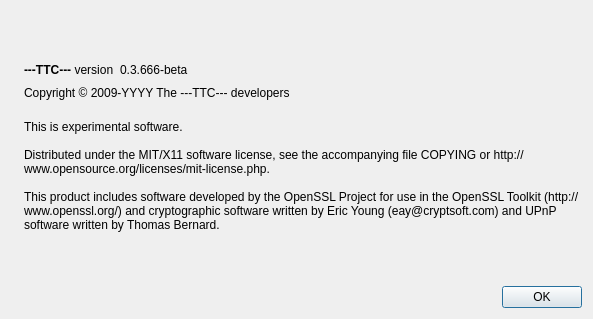
<?xml version="1.0" encoding="UTF-8"?>
<ui version="4.0">
 <class>AboutDialog</class>
 <widget class="QDialog" name="AboutDialog">
  <property name="geometry">
   <rect>
    <x>0</x>
    <y>0</y>
    <width>593</width>
    <height>319</height>
   </rect>
  </property>
  <property name="windowTitle">
   <string>About Bitcoin</string>
  </property>
  <layout class="QHBoxLayout" name="horizontalLayout_2">
   <item>
    <widget class="QLabel" name="label_4">
     <property name="sizePolicy">
      <sizepolicy hsizetype="Preferred" vsizetype="Ignored">
       <horstretch>0</horstretch>
       <verstretch>0</verstretch>
      </sizepolicy>
     </property>
     <property name="pixmap">
      <pixmap resource="../bitcoin.qrc">:/images/about</pixmap>
     </property>
    </widget>
   </item>
   <item>
    <layout class="QVBoxLayout" name="verticalLayout_2">
     <item>
      <spacer name="verticalSpacer_2">
       <property name="orientation">
        <enum>Qt::Vertical</enum>
       </property>
       <property name="sizeHint" stdset="0">
        <size>
         <width>20</width>
         <height>40</height>
        </size>
       </property>
      </spacer>
     </item>
     <item>
      <layout class="QHBoxLayout" name="horizontalLayout">
       <item>
        <widget class="QLabel" name="label">
         <property name="cursor">
          <cursorShape>IBeamCursor</cursorShape>
         </property>
         <property name="text">
          <string>&lt;html&gt;&lt;head/&gt;&lt;body&gt;&lt;p&gt;&lt;span style=&quot; font-weight:600;&quot;&gt;---TTC---&lt;/span&gt; version&lt;/p&gt;&lt;/body&gt;&lt;/html&gt;</string>
         </property>
         <property name="textInteractionFlags">
          <set>Qt::LinksAccessibleByMouse|Qt::TextSelectableByKeyboard|Qt::TextSelectableByMouse</set>
         </property>
        </widget>
       </item>
       <item>
        <widget class="QLabel" name="versionLabel">
         <property name="cursor">
          <cursorShape>IBeamCursor</cursorShape>
         </property>
         <property name="text">
          <string notr="true">0.3.666-beta</string>
         </property>
         <property name="textInteractionFlags">
          <set>Qt::LinksAccessibleByMouse|Qt::TextSelectableByKeyboard|Qt::TextSelectableByMouse</set>
         </property>
        </widget>
       </item>
       <item>
        <spacer name="horizontalSpacer">
         <property name="orientation">
          <enum>Qt::Horizontal</enum>
         </property>
         <property name="sizeHint" stdset="0">
          <size>
           <width>40</width>
           <height>20</height>
          </size>
         </property>
        </spacer>
       </item>
      </layout>
     </item>
     <item>
      <widget class="QLabel" name="copyrightLabel">
       <property name="cursor">
        <cursorShape>IBeamCursor</cursorShape>
       </property>
       <property name="text">
        <string notr="true">Copyright &amp;copy; 2009-YYYY The ---TTC--- developers</string>
       </property>
       <property name="textFormat">
        <enum>Qt::RichText</enum>
       </property>
       <property name="textInteractionFlags">
        <set>Qt::LinksAccessibleByMouse|Qt::TextSelectableByKeyboard|Qt::TextSelectableByMouse</set>
       </property>
      </widget>
     </item>
     <item>
      <widget class="QLabel" name="label_2">
       <property name="cursor">
        <cursorShape>IBeamCursor</cursorShape>
       </property>
       <property name="text">
        <string>
This is experimental software.

Distributed under the MIT/X11 software license, see the accompanying file COPYING or http://www.opensource.org/licenses/mit-license.php.

This product includes software developed by the OpenSSL Project for use in the OpenSSL Toolkit (http://www.openssl.org/) and cryptographic software written by Eric Young (eay@cryptsoft.com) and UPnP software written by Thomas Bernard.</string>
       </property>
       <property name="wordWrap">
        <bool>true</bool>
       </property>
       <property name="textInteractionFlags">
        <set>Qt::LinksAccessibleByMouse|Qt::TextSelectableByKeyboard|Qt::TextSelectableByMouse</set>
       </property>
      </widget>
     </item>
     <item>
      <spacer name="verticalSpacer">
       <property name="orientation">
        <enum>Qt::Vertical</enum>
       </property>
       <property name="sizeHint" stdset="0">
        <size>
         <width>20</width>
         <height>40</height>
        </size>
       </property>
      </spacer>
     </item>
     <item>
      <widget class="QDialogButtonBox" name="buttonBox">
       <property name="orientation">
        <enum>Qt::Horizontal</enum>
       </property>
       <property name="standardButtons">
        <set>QDialogButtonBox::Ok</set>
       </property>
      </widget>
     </item>
    </layout>
   </item>
  </layout>
 </widget>
 <resources>
  <include location="../bitcoin.qrc"/>
 </resources>
 <connections>
  <connection>
   <sender>buttonBox</sender>
   <signal>accepted()</signal>
   <receiver>AboutDialog</receiver>
   <slot>accept()</slot>
   <hints>
    <hint type="sourcelabel">
     <x>360</x>
     <y>308</y>
    </hint>
    <hint type="destinationlabel">
     <x>157</x>
     <y>274</y>
    </hint>
   </hints>
  </connection>
  <connection>
   <sender>buttonBox</sender>
   <signal>rejected()</signal>
   <receiver>AboutDialog</receiver>
   <slot>reject()</slot>
   <hints>
    <hint type="sourcelabel">
     <x>428</x>
     <y>308</y>
    </hint>
    <hint type="destinationlabel">
     <x>286</x>
     <y>274</y>
    </hint>
   </hints>
  </connection>
 </connections>
</ui>
